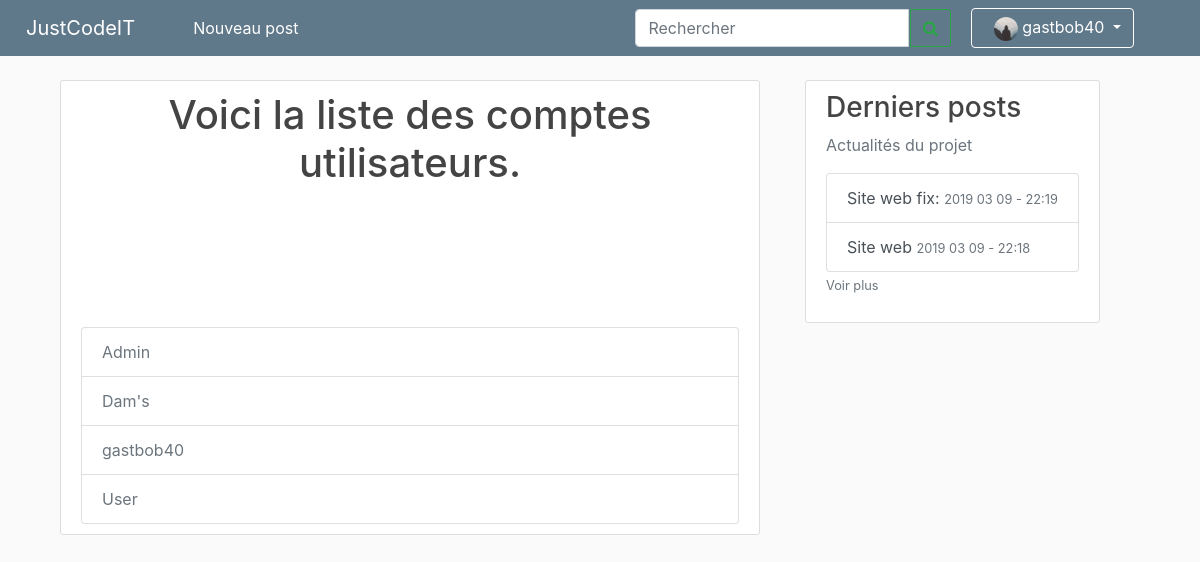
/manage-account (signed in), run on the app's committed database.
### site_jci/models.py (models this page shows, shortened)
class User(db.Model, UserMixin):
    id = db.Column(db.Integer, primary_key=True)
    username = db.Column(db.String(20), unique=True, nullable=False)
    password = db.Column(db.String(60), nullable=False)
    image_file = db.Column(db.String(20), nullable=False, default='default.jpg')
    permission = db.Column(db.String(40), nullable=False)
    posts = db.relationship('Post', backref='author', lazy=True)

class Post(db.Model):
    id = db.Column(db.Integer, primary_key=True)
    title = db.Column(db.String(100), nullable=False)
    date_posted = db.Column(db.DateTime, nullable=False, default=datetime.utcnow)
    content = db.Column(db.Text, nullable=False)
    user_id = db.Column(db.Integer, db.ForeignKey('user.id'), nullable=False)

### site_jci/routes.py (the view)
@app.route("/manage-account")
def manageAccount():
    users = db.session.query(User).all()
    return render_template("manageAccount.html", users=users)

### site_jci/models.py (called while the page is built)
@login_manager.user_loader
def load_user(user_id):
    return User.query.get(int(user_id))

### site_jci/routes.py (called while the page is built)
@app.context_processor
def context_processor():
    posts = db.session.query(Post).all()
    if current_user.is_authenticated:
        image_file = url_for('static', filename='profile_pics/' + current_user.image_file)
        return dict(posts=posts, image_file_user=image_file)
    return dict(posts=posts)

### site_jci/templates/manageAccount.html
{% extends "layout.html" %}
{% block content %}
<main role="main" class="container">
    <div class="content-section">
        <div class="text-center" style="margin: 0 0 10% 0; padding:0 0 10% 0">
            <h1>Voici la liste des comptes utilisateurs.</h1>
        </div>
        <div class="list-group">
            {% for user in users|sort(attribute='username') %}
            <a href="{{ url_for('account_admin', name=user.username) }}" class="list-group-item list-group-item-action disabled">{{ user.username }}</a>
            {% endfor %}
          </div>
    </div>
</main>
{% endblock content %}

### site_jci/templates/layout.html (shortened to what this page needs)
<!DOCTYPE html>
<html lang="en">
<head>
    <link rel="stylesheet" href="https://stackpath.bootstrapcdn.com/bootstrap/4.1.3/css/bootstrap.min.css"
>
    <link rel="stylesheet" type="text/css" href="{{ url_for('static', filename='main.css') }}">
    <link rel="stylesheet" href="https://cdnjs.cloudflare.com/ajax/libs/font-awesome/4.7.0/css/font-awesome.min.css">
</head>
<body>
    <nav class="navbar navbar-expand-md navbar-dark bg-steel fixed-top">
        <a class="navbar-brand" style="margin:0 50px 0 10px" href="{{ url_for('homePage') }}">JustCodeIT</a>
        <div class="navbar-collapse collapse show" id="navbarsExample04" style="">
            <ul class="navbar-nav mr-auto">
                {% if current_user.is_authenticated %}
                <li class="nav-item active rm-lt">
                    <a class="nav-link" href="{{ url_for('new_post') }}">Nouveau post<span class="sr-only">(current)</span></a>
                </li>
                {% endif %}
            </ul>
            <form class="form-inline my-2 my-md-0">
                <div class="" style="">
                    <input class="form-control " type="search" placeholder="Rechercher" aria-label="Search4" style=" border-top-right-radius:0;border-bottom-right-radius:0">
                    <button class="btn btn-outline-success rm-lt" type="" style="margin-left:
                            -4px;border-bottom-left-radius: 0%;border-top-left-radius:0 "><i
                            class="fa fa-search"></i></button>
                </div>
                <div class="navbar-nav rm-lt">
                    {% if current_user.is_authenticated %}
                    <li class="nav-item dropdown" style="margin-right:50px;">
                        <a class="btn btn-dark dropdown-toggle " style="margin-left:20px; background-color:#5f788a ;border-color: white"
                            href="#" id="navbarDropdown" role="button" data-toggle="dropdown" aria-haspopup="true"
                            aria-expanded="false">
                            <img class="rounded-circle account-img" src="{{ image_file_user }}" style="width: 2vw; height: 2vw; margin: 0px 0px 0px 10px">
                            {{ current_user.username }}
                            {% endif %}
                        </a>
                        {% if current_user.is_authenticated %}
                    </li>
                    {% else %}
                    <a class="nav-item nav-link" style="margin-left:50px;" href="{{ url_for('login') }}">Se connecter</a>
                    {% endif %}
                </div>
            </form>
        </div>
    </nav>
    <main role="main" class="container ">
        <div class="row">
            <div class="col-md-8">
                {% block content %}{% endblock %}
            </div>
            <div class="col-md-4">
                <div class="content-section info-list">
                    <h3>Derniers posts</h3>
                    <p class='text-muted'>Actualités du projet
                        <div class="list-group">
                            {% for post in posts|sort(attribute='date_posted', reverse = True) %}
                            {% if loop.index <= 6 %} <a href="/post/{{ post.id }}" class="list-group-item list-group-item-action">{{
                                post.title
                                }} <small class="text-muted">{{ post.date_posted.strftime('%Y %m %d - %H:%M') }}</small></a>
                                {% endif %}
                                {% endfor %}
                        </div>
                        <a class="text-muted" href="{{ url_for('list_posts') }}"><small>Voir plus</small></smal></a>
                    </p>
                </div>
            </div>
        </div>
    </main>
</html>

### site_jci/static/main.css (style rules this page uses)
body { background: #fafafa; color: #333333; margin-top: 5rem; }
h1, h2, h3, h4, h5, h6 { color: #444444; }
.bg-steel { background-color: #5f788a; }
.content-section { background: #ffffff; padding: 10px 20px; border: 1px solid #dddddd; border-radius: 3px; margin-bottom: 20px; }
.account-img { height: 125px; width: 125px; margin-right: 20px; margin-bottom: 16px; }
.info-list { position: fixed; }

### data on the page
User: username "gastbob40"
User: username "Admin"
User: username "Dam's"
User: username "User"
Post: title "Site web fix:", date_posted "2019 03 09 - 22:19"
Post: title "Site web", date_posted "2019 03 09 - 22:18"
